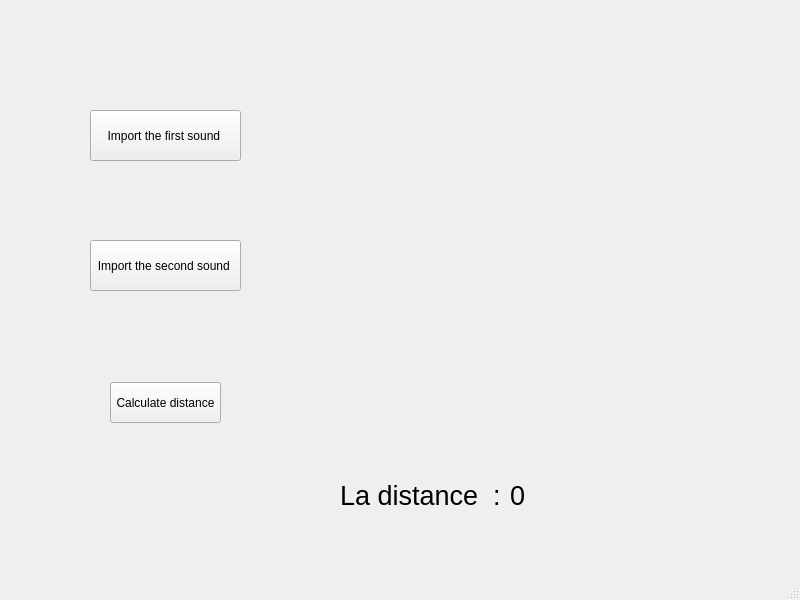
<?xml version="1.0" encoding="UTF-8"?>
<ui version="4.0">
 <class>MainWindow</class>
 <widget class="QMainWindow" name="MainWindow">
  <property name="geometry">
   <rect>
    <x>0</x>
    <y>0</y>
    <width>800</width>
    <height>600</height>
   </rect>
  </property>
  <property name="windowTitle">
   <string>MainWindow</string>
  </property>
  <property name="autoFillBackground">
   <bool>true</bool>
  </property>
  <widget class="QWidget" name="centralwidget">
   <widget class="QLabel" name="ImageResultLabel">
    <property name="geometry">
     <rect>
      <x>300</x>
      <y>20</y>
      <width>461</width>
      <height>391</height>
     </rect>
    </property>
    <property name="text">
     <string/>
    </property>
   </widget>
   <widget class="QLabel" name="DistanceLabel">
    <property name="geometry">
     <rect>
      <x>340</x>
      <y>480</y>
      <width>161</width>
      <height>31</height>
     </rect>
    </property>
    <property name="font">
     <font>
      <pointsize>20</pointsize>
     </font>
    </property>
    <property name="text">
     <string>La distance  : </string>
    </property>
   </widget>
   <widget class="QLabel" name="DistanceResultLabel">
    <property name="geometry">
     <rect>
      <x>510</x>
      <y>480</y>
      <width>81</width>
      <height>31</height>
     </rect>
    </property>
    <property name="font">
     <font>
      <pointsize>20</pointsize>
     </font>
    </property>
    <property name="text">
     <string>0</string>
    </property>
   </widget>
   <widget class="QPushButton" name="ImportFirstSoundButton">
    <property name="geometry">
     <rect>
      <x>90</x>
      <y>110</y>
      <width>151</width>
      <height>51</height>
     </rect>
    </property>
    <property name="text">
     <string>Import the first sound </string>
    </property>
   </widget>
   <widget class="QLabel" name="FirstSoundLabel">
    <property name="geometry">
     <rect>
      <x>70</x>
      <y>170</y>
      <width>181</width>
      <height>21</height>
     </rect>
    </property>
    <property name="autoFillBackground">
     <bool>true</bool>
    </property>
    <property name="styleSheet">
     <string notr="true">color: rgb(255, 0, 0);</string>
    </property>
    <property name="text">
     <string/>
    </property>
   </widget>
   <widget class="QPushButton" name="ImportSecondSoundButton">
    <property name="geometry">
     <rect>
      <x>90</x>
      <y>240</y>
      <width>151</width>
      <height>51</height>
     </rect>
    </property>
    <property name="text">
     <string>Import the second sound </string>
    </property>
   </widget>
   <widget class="QLabel" name="SecondSoundLabel">
    <property name="geometry">
     <rect>
      <x>70</x>
      <y>300</y>
      <width>181</width>
      <height>21</height>
     </rect>
    </property>
    <property name="autoFillBackground">
     <bool>true</bool>
    </property>
    <property name="styleSheet">
     <string notr="true">color: rgb(255, 0, 0);</string>
    </property>
    <property name="text">
     <string/>
    </property>
   </widget>
   <widget class="QPushButton" name="calculateDistanceButton">
    <property name="geometry">
     <rect>
      <x>110</x>
      <y>382</y>
      <width>111</width>
      <height>41</height>
     </rect>
    </property>
    <property name="text">
     <string>Calculate distance</string>
    </property>
   </widget>
  </widget>
  <widget class="QMenuBar" name="menubar">
   <property name="geometry">
    <rect>
     <x>0</x>
     <y>0</y>
     <width>800</width>
     <height>21</height>
    </rect>
   </property>
  </widget>
  <widget class="QStatusBar" name="statusbar"/>
 </widget>
 <resources/>
 <connections/>
</ui>
